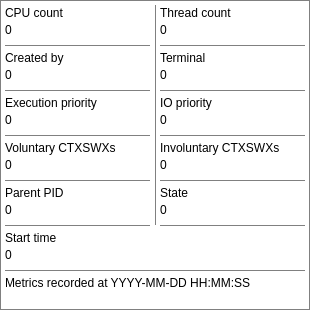
   <widget class="QFrame" name="procmnfm">
    <property name="geometry">
     <rect>
      <x>5</x>
      <y>110</y>
      <width>310</width>
      <height>310</height>
     </rect>
    </property>
    <property name="sizePolicy">
     <sizepolicy hsizetype="Fixed" vsizetype="Fixed">
      <horstretch>0</horstretch>
      <verstretch>0</verstretch>
     </sizepolicy>
    </property>
    <property name="minimumSize">
     <size>
      <width>310</width>
      <height>310</height>
     </size>
    </property>
    <property name="maximumSize">
     <size>
      <width>310</width>
      <height>310</height>
     </size>
    </property>
    <property name="styleSheet">
     <string notr="true">background: transparent; border: 1px solid #808080;</string>
    </property>
    <property name="frameShape">
     <enum>QFrame::StyledPanel</enum>
    </property>
    <property name="frameShadow">
     <enum>QFrame::Raised</enum>
    </property>
    <widget class="QLabel" name="procccnm">
     <property name="geometry">
      <rect>
       <x>5</x>
       <y>20</y>
       <width>145</width>
       <height>20</height>
      </rect>
     </property>
     <property name="sizePolicy">
      <sizepolicy hsizetype="Fixed" vsizetype="Fixed">
       <horstretch>0</horstretch>
       <verstretch>0</verstretch>
      </sizepolicy>
     </property>
     <property name="minimumSize">
      <size>
       <width>145</width>
       <height>20</height>
      </size>
     </property>
     <property name="maximumSize">
      <size>
       <width>145</width>
       <height>20</height>
      </size>
     </property>
     <property name="styleSheet">
      <string notr="true">font: 13pt &quot;Barlow&quot;; border: none;</string>
     </property>
     <property name="text">
      <string>0</string>
     </property>
    </widget>
    <widget class="QLabel" name="proccclb">
     <property name="geometry">
      <rect>
       <x>5</x>
       <y>5</y>
       <width>145</width>
       <height>15</height>
      </rect>
     </property>
     <property name="sizePolicy">
      <sizepolicy hsizetype="Fixed" vsizetype="Fixed">
       <horstretch>0</horstretch>
       <verstretch>0</verstretch>
      </sizepolicy>
     </property>
     <property name="minimumSize">
      <size>
       <width>145</width>
       <height>15</height>
      </size>
     </property>
     <property name="maximumSize">
      <size>
       <width>145</width>
       <height>15</height>
      </size>
     </property>
     <property name="styleSheet">
      <string notr="true">font: 10pt &quot;Inter&quot;; border: none;</string>
     </property>
     <property name="text">
      <string>CPU count</string>
     </property>
    </widget>
    <widget class="QLabel" name="proctclb">
     <property name="geometry">
      <rect>
       <x>160</x>
       <y>5</y>
       <width>145</width>
       <height>15</height>
      </rect>
     </property>
     <property name="sizePolicy">
      <sizepolicy hsizetype="Fixed" vsizetype="Fixed">
       <horstretch>0</horstretch>
       <verstretch>0</verstretch>
      </sizepolicy>
     </property>
     <property name="minimumSize">
      <size>
       <width>145</width>
       <height>15</height>
      </size>
     </property>
     <property name="maximumSize">
      <size>
       <width>145</width>
       <height>15</height>
      </size>
     </property>
     <property name="styleSheet">
      <string notr="true">font: 10pt &quot;Inter&quot;; border: none;</string>
     </property>
     <property name="text">
      <string>Thread count</string>
     </property>
    </widget>
    <widget class="QLabel" name="proctcnm">
     <property name="geometry">
      <rect>
       <x>160</x>
       <y>20</y>
       <width>145</width>
       <height>20</height>
      </rect>
     </property>
     <property name="sizePolicy">
      <sizepolicy hsizetype="Fixed" vsizetype="Fixed">
       <horstretch>0</horstretch>
       <verstretch>0</verstretch>
      </sizepolicy>
     </property>
     <property name="minimumSize">
      <size>
       <width>145</width>
       <height>20</height>
      </size>
     </property>
     <property name="maximumSize">
      <size>
       <width>145</width>
       <height>20</height>
      </size>
     </property>
     <property name="styleSheet">
      <string notr="true">font: 13pt &quot;Barlow&quot;; border: none;</string>
     </property>
     <property name="text">
      <string>0</string>
     </property>
    </widget>
    <widget class="Line" name="procln03">
     <property name="geometry">
      <rect>
       <x>5</x>
       <y>45</y>
       <width>145</width>
       <height>1</height>
      </rect>
     </property>
     <property name="sizePolicy">
      <sizepolicy hsizetype="Fixed" vsizetype="Fixed">
       <horstretch>0</horstretch>
       <verstretch>0</verstretch>
      </sizepolicy>
     </property>
     <property name="minimumSize">
      <size>
       <width>145</width>
       <height>1</height>
      </size>
     </property>
     <property name="maximumSize">
      <size>
       <width>145</width>
       <height>1</height>
      </size>
     </property>
     <property name="orientation">
      <enum>Qt::Horizontal</enum>
     </property>
    </widget>
    <widget class="Line" name="procln04">
     <property name="geometry">
      <rect>
       <x>160</x>
       <y>45</y>
       <width>145</width>
       <height>1</height>
      </rect>
     </property>
     <property name="sizePolicy">
      <sizepolicy hsizetype="Fixed" vsizetype="Fixed">
       <horstretch>0</horstretch>
       <verstretch>0</verstretch>
      </sizepolicy>
     </property>
     <property name="minimumSize">
      <size>
       <width>145</width>
       <height>1</height>
      </size>
     </property>
     <property name="maximumSize">
      <size>
       <width>145</width>
       <height>1</height>
      </size>
     </property>
     <property name="orientation">
      <enum>Qt::Horizontal</enum>
     </property>
    </widget>
    <widget class="Line" name="procln05">
     <property name="geometry">
      <rect>
       <x>5</x>
       <y>90</y>
       <width>145</width>
       <height>1</height>
      </rect>
     </property>
     <property name="sizePolicy">
      <sizepolicy hsizetype="Fixed" vsizetype="Fixed">
       <horstretch>0</horstretch>
       <verstretch>0</verstretch>
      </sizepolicy>
     </property>
     <property name="minimumSize">
      <size>
       <width>145</width>
       <height>1</height>
      </size>
     </property>
     <property name="maximumSize">
      <size>
       <width>145</width>
       <height>1</height>
      </size>
     </property>
     <property name="orientation">
      <enum>Qt::Horizontal</enum>
     </property>
    </widget>
    <widget class="QLabel" name="proccblb">
     <property name="geometry">
      <rect>
       <x>5</x>
       <y>50</y>
       <width>145</width>
       <height>15</height>
      </rect>
     </property>
     <property name="sizePolicy">
      <sizepolicy hsizetype="Fixed" vsizetype="Fixed">
       <horstretch>0</horstretch>
       <verstretch>0</verstretch>
      </sizepolicy>
     </property>
     <property name="minimumSize">
      <size>
       <width>145</width>
       <height>15</height>
      </size>
     </property>
     <property name="maximumSize">
      <size>
       <width>145</width>
       <height>15</height>
      </size>
     </property>
     <property name="styleSheet">
      <string notr="true">font: 10pt &quot;Inter&quot;; border: none;</string>
     </property>
     <property name="text">
      <string>Created by</string>
     </property>
    </widget>
    <widget class="QLabel" name="proccbnm">
     <property name="geometry">
      <rect>
       <x>5</x>
       <y>65</y>
       <width>145</width>
       <height>20</height>
      </rect>
     </property>
     <property name="sizePolicy">
      <sizepolicy hsizetype="Fixed" vsizetype="Fixed">
       <horstretch>0</horstretch>
       <verstretch>0</verstretch>
      </sizepolicy>
     </property>
     <property name="minimumSize">
      <size>
       <width>145</width>
       <height>20</height>
      </size>
     </property>
     <property name="maximumSize">
      <size>
       <width>145</width>
       <height>20</height>
      </size>
     </property>
     <property name="styleSheet">
      <string notr="true">font: 13pt &quot;Barlow&quot;; border: none;</string>
     </property>
     <property name="text">
      <string>0</string>
     </property>
    </widget>
    <widget class="Line" name="procln06">
     <property name="geometry">
      <rect>
       <x>160</x>
       <y>90</y>
       <width>145</width>
       <height>1</height>
      </rect>
     </property>
     <property name="sizePolicy">
      <sizepolicy hsizetype="Fixed" vsizetype="Fixed">
       <horstretch>0</horstretch>
       <verstretch>0</verstretch>
      </sizepolicy>
     </property>
     <property name="minimumSize">
      <size>
       <width>145</width>
       <height>1</height>
      </size>
     </property>
     <property name="maximumSize">
      <size>
       <width>145</width>
       <height>1</height>
      </size>
     </property>
     <property name="orientation">
      <enum>Qt::Horizontal</enum>
     </property>
    </widget>
    <widget class="QLabel" name="proctmlb">
     <property name="geometry">
      <rect>
       <x>160</x>
       <y>50</y>
       <width>145</width>
       <height>15</height>
      </rect>
     </property>
     <property name="sizePolicy">
      <sizepolicy hsizetype="Fixed" vsizetype="Fixed">
       <horstretch>0</horstretch>
       <verstretch>0</verstretch>
      </sizepolicy>
     </property>
     <property name="minimumSize">
      <size>
       <width>145</width>
       <height>15</height>
      </size>
     </property>
     <property name="maximumSize">
      <size>
       <width>145</width>
       <height>15</height>
      </size>
     </property>
     <property name="styleSheet">
      <string notr="true">font: 10pt &quot;Inter&quot;; border: none;</string>
     </property>
     <property name="text">
      <string>Terminal</string>
     </property>
    </widget>
    <widget class="QLabel" name="proctmnm">
     <property name="geometry">
      <rect>
       <x>160</x>
       <y>65</y>
       <width>145</width>
       <height>20</height>
      </rect>
     </property>
     <property name="sizePolicy">
      <sizepolicy hsizetype="Fixed" vsizetype="Fixed">
       <horstretch>0</horstretch>
       <verstretch>0</verstretch>
      </sizepolicy>
     </property>
     <property name="minimumSize">
      <size>
       <width>145</width>
       <height>20</height>
      </size>
     </property>
     <property name="maximumSize">
      <size>
       <width>145</width>
       <height>20</height>
      </size>
     </property>
     <property name="styleSheet">
      <string notr="true">font: 13pt &quot;Barlow&quot;; border: none;</string>
     </property>
     <property name="text">
      <string>0</string>
     </property>
    </widget>
    <widget class="QLabel" name="procepnm">
     <property name="geometry">
      <rect>
       <x>5</x>
       <y>110</y>
       <width>145</width>
       <height>20</height>
      </rect>
     </property>
     <property name="sizePolicy">
      <sizepolicy hsizetype="Fixed" vsizetype="Fixed">
       <horstretch>0</horstretch>
       <verstretch>0</verstretch>
      </sizepolicy>
     </property>
     <property name="minimumSize">
      <size>
       <width>145</width>
       <height>20</height>
      </size>
     </property>
     <property name="maximumSize">
      <size>
       <width>145</width>
       <height>20</height>
      </size>
     </property>
     <property name="styleSheet">
      <string notr="true">font: 13pt &quot;Barlow&quot;; border: none;</string>
     </property>
     <property name="text">
      <string>0</string>
     </property>
    </widget>
    <widget class="QLabel" name="proceplb">
     <property name="geometry">
      <rect>
       <x>5</x>
       <y>95</y>
       <width>145</width>
       <height>15</height>
      </rect>
     </property>
     <property name="sizePolicy">
      <sizepolicy hsizetype="Fixed" vsizetype="Fixed">
       <horstretch>0</horstretch>
       <verstretch>0</verstretch>
      </sizepolicy>
     </property>
     <property name="minimumSize">
      <size>
       <width>145</width>
       <height>15</height>
      </size>
     </property>
     <property name="maximumSize">
      <size>
       <width>145</width>
       <height>15</height>
      </size>
     </property>
     <property name="styleSheet">
      <string notr="true">font: 10pt &quot;Inter&quot;; border: none;</string>
     </property>
     <property name="text">
      <string>Execution priority</string>
     </property>
    </widget>
    <widget class="Line" name="procln07">
     <property name="geometry">
      <rect>
       <x>5</x>
       <y>135</y>
       <width>145</width>
       <height>1</height>
      </rect>
     </property>
     <property name="sizePolicy">
      <sizepolicy hsizetype="Fixed" vsizetype="Fixed">
       <horstretch>0</horstretch>
       <verstretch>0</verstretch>
      </sizepolicy>
     </property>
     <property name="minimumSize">
      <size>
       <width>145</width>
       <height>1</height>
      </size>
     </property>
     <property name="maximumSize">
      <size>
       <width>145</width>
       <height>1</height>
      </size>
     </property>
     <property name="orientation">
      <enum>Qt::Horizontal</enum>
     </property>
    </widget>
    <widget class="QLabel" name="prociplb">
     <property name="geometry">
      <rect>
       <x>160</x>
       <y>95</y>
       <width>145</width>
       <height>15</height>
      </rect>
     </property>
     <property name="sizePolicy">
      <sizepolicy hsizetype="Fixed" vsizetype="Fixed">
       <horstretch>0</horstretch>
       <verstretch>0</verstretch>
      </sizepolicy>
     </property>
     <property name="minimumSize">
      <size>
       <width>145</width>
       <height>15</height>
      </size>
     </property>
     <property name="maximumSize">
      <size>
       <width>145</width>
       <height>15</height>
      </size>
     </property>
     <property name="styleSheet">
      <string notr="true">font: 10pt &quot;Inter&quot;; border: none;</string>
     </property>
     <property name="text">
      <string>IO priority</string>
     </property>
    </widget>
    <widget class="Line" name="procln08">
     <property name="geometry">
      <rect>
       <x>160</x>
       <y>135</y>
       <width>145</width>
       <height>1</height>
      </rect>
     </property>
     <property name="sizePolicy">
      <sizepolicy hsizetype="Fixed" vsizetype="Fixed">
       <horstretch>0</horstretch>
       <verstretch>0</verstretch>
      </sizepolicy>
     </property>
     <property name="minimumSize">
      <size>
       <width>145</width>
       <height>1</height>
      </size>
     </property>
     <property name="maximumSize">
      <size>
       <width>145</width>
       <height>1</height>
      </size>
     </property>
     <property name="orientation">
      <enum>Qt::Horizontal</enum>
     </property>
    </widget>
    <widget class="QLabel" name="procipnm">
     <property name="geometry">
      <rect>
       <x>160</x>
       <y>110</y>
       <width>145</width>
       <height>20</height>
      </rect>
     </property>
     <property name="sizePolicy">
      <sizepolicy hsizetype="Fixed" vsizetype="Fixed">
       <horstretch>0</horstretch>
       <verstretch>0</verstretch>
      </sizepolicy>
     </property>
     <property name="minimumSize">
      <size>
       <width>145</width>
       <height>20</height>
      </size>
     </property>
     <property name="maximumSize">
      <size>
       <width>145</width>
       <height>20</height>
      </size>
     </property>
     <property name="styleSheet">
      <string notr="true">font: 13pt &quot;Barlow&quot;; border: none;</string>
     </property>
     <property name="text">
      <string>0</string>
     </property>
    </widget>
    <widget class="Line" name="procln10">
     <property name="geometry">
      <rect>
       <x>160</x>
       <y>180</y>
       <width>145</width>
       <height>1</height>
      </rect>
     </property>
     <property name="sizePolicy">
      <sizepolicy hsizetype="Fixed" vsizetype="Fixed">
       <horstretch>0</horstretch>
       <verstretch>0</verstretch>
      </sizepolicy>
     </property>
     <property name="minimumSize">
      <size>
       <width>145</width>
       <height>1</height>
      </size>
     </property>
     <property name="maximumSize">
      <size>
       <width>145</width>
       <height>1</height>
      </size>
     </property>
     <property name="orientation">
      <enum>Qt::Horizontal</enum>
     </property>
    </widget>
    <widget class="QLabel" name="procvclb">
     <property name="geometry">
      <rect>
       <x>5</x>
       <y>140</y>
       <width>145</width>
       <height>15</height>
      </rect>
     </property>
     <property name="sizePolicy">
      <sizepolicy hsizetype="Fixed" vsizetype="Fixed">
       <horstretch>0</horstretch>
       <verstretch>0</verstretch>
      </sizepolicy>
     </property>
     <property name="minimumSize">
      <size>
       <width>145</width>
       <height>15</height>
      </size>
     </property>
     <property name="maximumSize">
      <size>
       <width>145</width>
       <height>15</height>
      </size>
     </property>
     <property name="styleSheet">
      <string notr="true">font: 10pt &quot;Inter&quot;; border: none;</string>
     </property>
     <property name="text">
      <string>Voluntary CTXSWXs</string>
     </property>
    </widget>
    <widget class="QLabel" name="prociclb">
     <property name="geometry">
      <rect>
       <x>160</x>
       <y>140</y>
       <width>145</width>
       <height>15</height>
      </rect>
     </property>
     <property name="sizePolicy">
      <sizepolicy hsizetype="Fixed" vsizetype="Fixed">
       <horstretch>0</horstretch>
       <verstretch>0</verstretch>
      </sizepolicy>
     </property>
     <property name="minimumSize">
      <size>
       <width>145</width>
       <height>15</height>
      </size>
     </property>
     <property name="maximumSize">
      <size>
       <width>145</width>
       <height>15</height>
      </size>
     </property>
     <property name="styleSheet">
      <string notr="true">font: 10pt &quot;Inter&quot;; border: none;</string>
     </property>
     <property name="text">
      <string>Involuntary CTXSWXs</string>
     </property>
    </widget>
    <widget class="QLabel" name="procicnm">
     <property name="geometry">
      <rect>
       <x>160</x>
       <y>155</y>
       <width>145</width>
       <height>20</height>
      </rect>
     </property>
     <property name="sizePolicy">
      <sizepolicy hsizetype="Fixed" vsizetype="Fixed">
       <horstretch>0</horstretch>
       <verstretch>0</verstretch>
      </sizepolicy>
     </property>
     <property name="minimumSize">
      <size>
       <width>145</width>
       <height>20</height>
      </size>
     </property>
     <property name="maximumSize">
      <size>
       <width>145</width>
       <height>20</height>
      </size>
     </property>
     <property name="styleSheet">
      <string notr="true">font: 13pt &quot;Barlow&quot;; border: none;</string>
     </property>
     <property name="text">
      <string>0</string>
     </property>
    </widget>
    <widget class="Line" name="procln09">
     <property name="geometry">
      <rect>
       <x>5</x>
       <y>180</y>
       <width>145</width>
       <height>1</height>
      </rect>
     </property>
     <property name="sizePolicy">
      <sizepolicy hsizetype="Fixed" vsizetype="Fixed">
       <horstretch>0</horstretch>
       <verstretch>0</verstretch>
      </sizepolicy>
     </property>
     <property name="minimumSize">
      <size>
       <width>145</width>
       <height>1</height>
      </size>
     </property>
     <property name="maximumSize">
      <size>
       <width>145</width>
       <height>1</height>
      </size>
     </property>
     <property name="orientation">
      <enum>Qt::Horizontal</enum>
     </property>
    </widget>
    <widget class="QLabel" name="procvcnm">
     <property name="geometry">
      <rect>
       <x>5</x>
       <y>155</y>
       <width>145</width>
       <height>20</height>
      </rect>
     </property>
     <property name="sizePolicy">
      <sizepolicy hsizetype="Fixed" vsizetype="Fixed">
       <horstretch>0</horstretch>
       <verstretch>0</verstretch>
      </sizepolicy>
     </property>
     <property name="minimumSize">
      <size>
       <width>145</width>
       <height>20</height>
      </size>
     </property>
     <property name="maximumSize">
      <size>
       <width>145</width>
       <height>20</height>
      </size>
     </property>
     <property name="styleSheet">
      <string notr="true">font: 13pt &quot;Barlow&quot;; border: none;</string>
     </property>
     <property name="text">
      <string>0</string>
     </property>
    </widget>
    <widget class="QLabel" name="procppnm">
     <property name="geometry">
      <rect>
       <x>5</x>
       <y>200</y>
       <width>145</width>
       <height>20</height>
      </rect>
     </property>
     <property name="sizePolicy">
      <sizepolicy hsizetype="Fixed" vsizetype="Fixed">
       <horstretch>0</horstretch>
       <verstretch>0</verstretch>
      </sizepolicy>
     </property>
     <property name="minimumSize">
      <size>
       <width>145</width>
       <height>20</height>
      </size>
     </property>
     <property name="maximumSize">
      <size>
       <width>145</width>
       <height>20</height>
      </size>
     </property>
     <property name="styleSheet">
      <string notr="true">font: 13pt &quot;Barlow&quot;; border: none;</string>
     </property>
     <property name="text">
      <string>0</string>
     </property>
    </widget>
    <widget class="Line" name="procln11">
     <property name="geometry">
      <rect>
       <x>5</x>
       <y>225</y>
       <width>145</width>
       <height>1</height>
      </rect>
     </property>
     <property name="sizePolicy">
      <sizepolicy hsizetype="Fixed" vsizetype="Fixed">
       <horstretch>0</horstretch>
       <verstretch>0</verstretch>
      </sizepolicy>
     </property>
     <property name="minimumSize">
      <size>
       <width>145</width>
       <height>1</height>
      </size>
     </property>
     <property name="maximumSize">
      <size>
       <width>145</width>
       <height>1</height>
      </size>
     </property>
     <property name="orientation">
      <enum>Qt::Horizontal</enum>
     </property>
    </widget>
    <widget class="QLabel" name="procpplb">
     <property name="geometry">
      <rect>
       <x>5</x>
       <y>185</y>
       <width>145</width>
       <height>15</height>
      </rect>
     </property>
     <property name="sizePolicy">
      <sizepolicy hsizetype="Fixed" vsizetype="Fixed">
       <horstretch>0</horstretch>
       <verstretch>0</verstretch>
      </sizepolicy>
     </property>
     <property name="minimumSize">
      <size>
       <width>145</width>
       <height>15</height>
      </size>
     </property>
     <property name="maximumSize">
      <size>
       <width>145</width>
       <height>15</height>
      </size>
     </property>
     <property name="styleSheet">
      <string notr="true">font: 10pt &quot;Inter&quot;; border: none;</string>
     </property>
     <property name="text">
      <string>Parent PID</string>
     </property>
    </widget>
    <widget class="QLabel" name="procselb">
     <property name="geometry">
      <rect>
       <x>160</x>
       <y>185</y>
       <width>145</width>
       <height>15</height>
      </rect>
     </property>
     <property name="sizePolicy">
      <sizepolicy hsizetype="Fixed" vsizetype="Fixed">
       <horstretch>0</horstretch>
       <verstretch>0</verstretch>
      </sizepolicy>
     </property>
     <property name="minimumSize">
      <size>
       <width>145</width>
       <height>15</height>
      </size>
     </property>
     <property name="maximumSize">
      <size>
       <width>145</width>
       <height>15</height>
      </size>
     </property>
     <property name="styleSheet">
      <string notr="true">font: 10pt &quot;Inter&quot;; border: none;</string>
     </property>
     <property name="text">
      <string>State</string>
     </property>
    </widget>
    <widget class="Line" name="procln12">
     <property name="geometry">
      <rect>
       <x>160</x>
       <y>225</y>
       <width>145</width>
       <height>1</height>
      </rect>
     </property>
     <property name="sizePolicy">
      <sizepolicy hsizetype="Fixed" vsizetype="Fixed">
       <horstretch>0</horstretch>
       <verstretch>0</verstretch>
      </sizepolicy>
     </property>
     <property name="minimumSize">
      <size>
       <width>145</width>
       <height>1</height>
      </size>
     </property>
     <property name="maximumSize">
      <size>
       <width>145</width>
       <height>1</height>
      </size>
     </property>
     <property name="orientation">
      <enum>Qt::Horizontal</enum>
     </property>
    </widget>
    <widget class="QLabel" name="procsenm">
     <property name="geometry">
      <rect>
       <x>160</x>
       <y>200</y>
       <width>145</width>
       <height>20</height>
      </rect>
     </property>
     <property name="sizePolicy">
      <sizepolicy hsizetype="Fixed" vsizetype="Fixed">
       <horstretch>0</horstretch>
       <verstretch>0</verstretch>
      </sizepolicy>
     </property>
     <property name="minimumSize">
      <size>
       <width>145</width>
       <height>20</height>
      </size>
     </property>
     <property name="maximumSize">
      <size>
       <width>145</width>
       <height>20</height>
      </size>
     </property>
     <property name="styleSheet">
      <string notr="true">font: 13pt &quot;Barlow&quot;; border: none;</string>
     </property>
     <property name="text">
      <string>0</string>
     </property>
    </widget>
    <widget class="QLabel" name="procstlb">
     <property name="geometry">
      <rect>
       <x>5</x>
       <y>230</y>
       <width>300</width>
       <height>15</height>
      </rect>
     </property>
     <property name="sizePolicy">
      <sizepolicy hsizetype="Fixed" vsizetype="Fixed">
       <horstretch>0</horstretch>
       <verstretch>0</verstretch>
      </sizepolicy>
     </property>
     <property name="minimumSize">
      <size>
       <width>300</width>
       <height>15</height>
      </size>
     </property>
     <property name="maximumSize">
      <size>
       <width>300</width>
       <height>15</height>
      </size>
     </property>
     <property name="styleSheet">
      <string notr="true">font: 10pt &quot;Inter&quot;; border: none;</string>
     </property>
     <property name="text">
      <string>Start time</string>
     </property>
    </widget>
    <widget class="QLabel" name="procstnm">
     <property name="geometry">
      <rect>
       <x>5</x>
       <y>245</y>
       <width>300</width>
       <height>20</height>
      </rect>
     </property>
     <property name="sizePolicy">
      <sizepolicy hsizetype="Fixed" vsizetype="Fixed">
       <horstretch>0</horstretch>
       <verstretch>0</verstretch>
      </sizepolicy>
     </property>
     <property name="minimumSize">
      <size>
       <width>300</width>
       <height>20</height>
      </size>
     </property>
     <property name="maximumSize">
      <size>
       <width>300</width>
       <height>20</height>
      </size>
     </property>
     <property name="styleSheet">
      <string notr="true">font: 13pt &quot;Barlow&quot;; border: none;</string>
     </property>
     <property name="text">
      <string>0</string>
     </property>
    </widget>
    <widget class="Line" name="procln13">
     <property name="geometry">
      <rect>
       <x>5</x>
       <y>270</y>
       <width>300</width>
       <height>1</height>
      </rect>
     </property>
     <property name="sizePolicy">
      <sizepolicy hsizetype="Fixed" vsizetype="Fixed">
       <horstretch>0</horstretch>
       <verstretch>0</verstretch>
      </sizepolicy>
     </property>
     <property name="minimumSize">
      <size>
       <width>300</width>
       <height>1</height>
      </size>
     </property>
     <property name="maximumSize">
      <size>
       <width>300</width>
       <height>1</height>
      </size>
     </property>
     <property name="orientation">
      <enum>Qt::Horizontal</enum>
     </property>
    </widget>
    <widget class="QLabel" name="procmtrc">
     <property name="geometry">
      <rect>
       <x>5</x>
       <y>275</y>
       <width>300</width>
       <height>15</height>
      </rect>
     </property>
     <property name="sizePolicy">
      <sizepolicy hsizetype="Fixed" vsizetype="Fixed">
       <horstretch>0</horstretch>
       <verstretch>0</verstretch>
      </sizepolicy>
     </property>
     <property name="minimumSize">
      <size>
       <width>300</width>
       <height>15</height>
      </size>
     </property>
     <property name="maximumSize">
      <size>
       <width>300</width>
       <height>15</height>
      </size>
     </property>
     <property name="styleSheet">
      <string notr="true">font: 10pt &quot;Inter&quot;; border: none;</string>
     </property>
     <property name="text">
      <string>Metrics recorded at YYYY-MM-DD HH:MM:SS</string>
     </property>
    </widget>
    <widget class="Line" name="procln15">
     <property name="geometry">
      <rect>
       <x>155</x>
       <y>5</y>
       <width>1</width>
       <height>220</height>
      </rect>
     </property>
     <property name="sizePolicy">
      <sizepolicy hsizetype="Fixed" vsizetype="Fixed">
       <horstretch>0</horstretch>
       <verstretch>0</verstretch>
      </sizepolicy>
     </property>
     <property name="minimumSize">
      <size>
       <width>1</width>
       <height>220</height>
      </size>
     </property>
     <property name="maximumSize">
      <size>
       <width>1</width>
       <height>220</height>
      </size>
     </property>
     <property name="orientation">
      <enum>Qt::Vertical</enum>
     </property>
    </widget>
   </widget>
